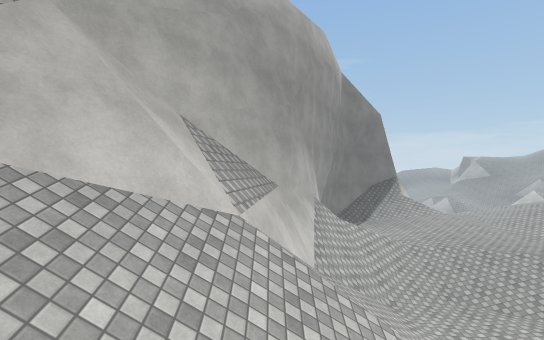
[1] (above)

13 first-person views from a walk through a scene from a Unity 3-D project. The camera is 1.2 m above the floor, looks level and sees 85° across. The floor is counted in squares, 2 m on a side. Each view is taken from the middle of a square. On the plan, view 1 faces up. The plan holds only what a view shows up to about 9 squares ahead; the rest is blank. The place goes on beyond the plan. Surface patterns are stand-ins for the level's own textures.

[2]
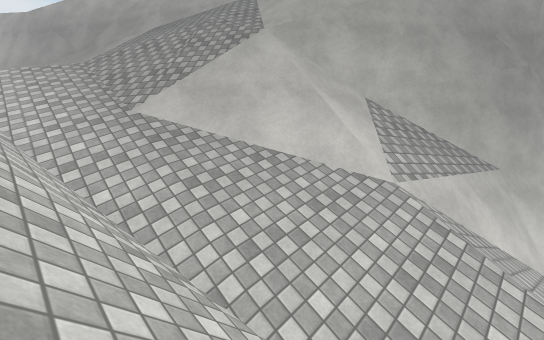

[3]
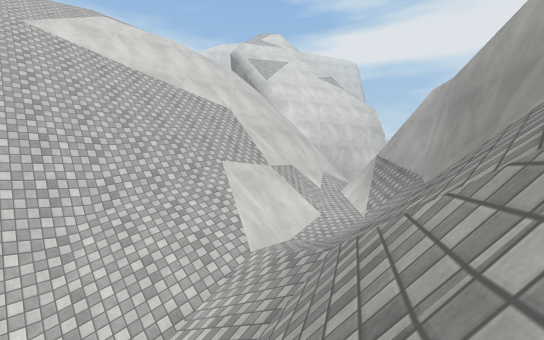

[4]
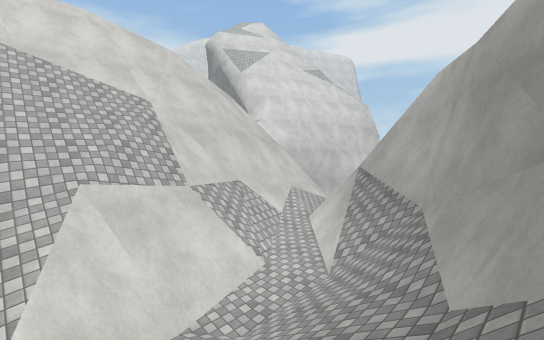

[5]
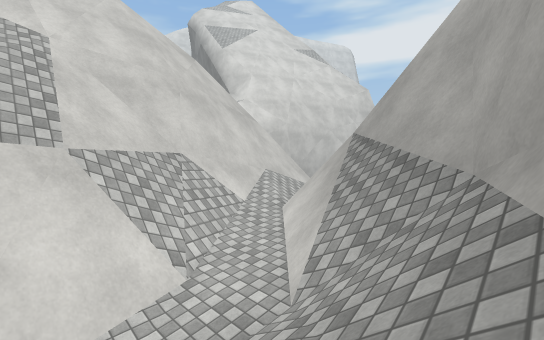

[6]
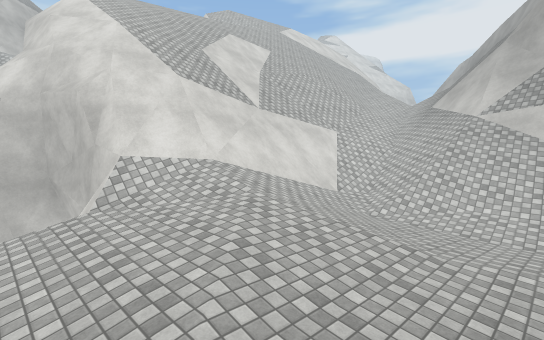

[7]
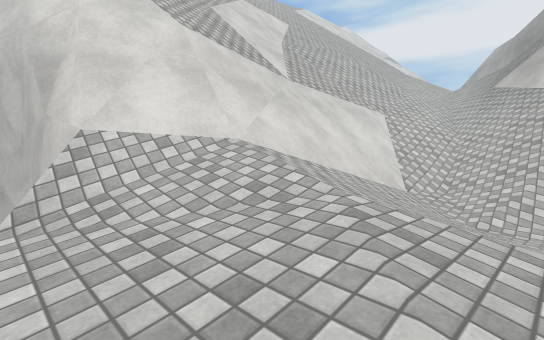

[8]
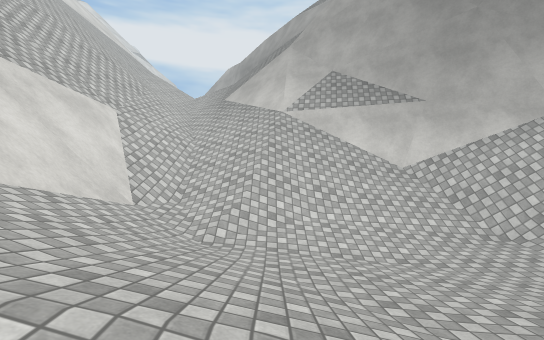

[9]
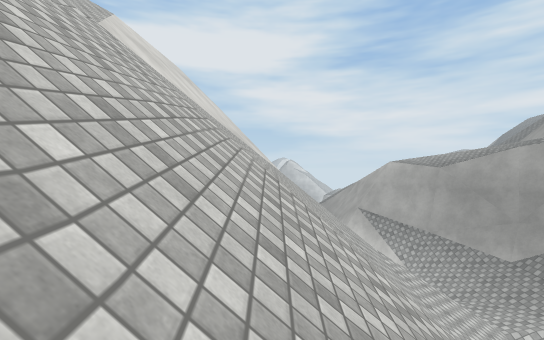

[10]
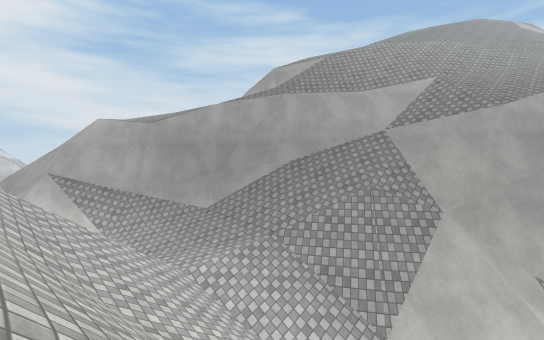

[11]
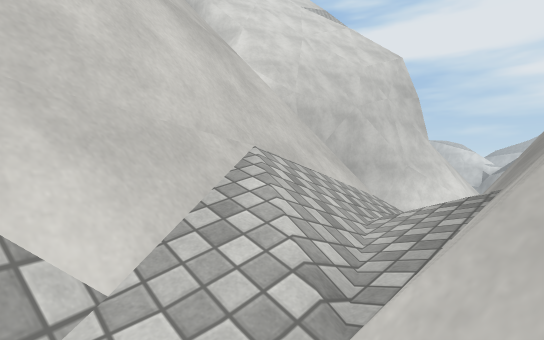

[12]
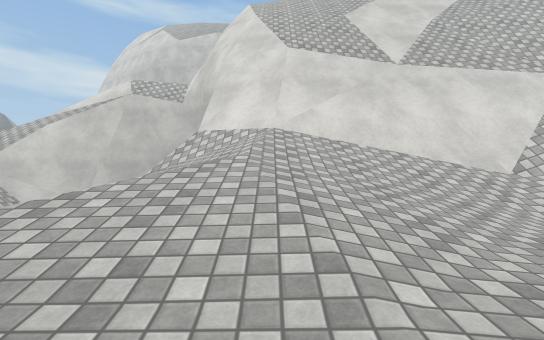

[13]
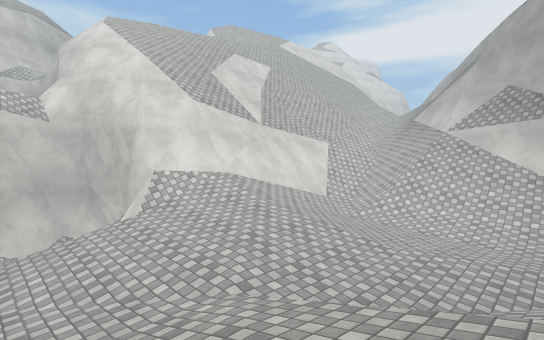

### Floor plan
Key: @ floor where view 1 was taken; # wall or solid block; x gap in a wall; . main floor; : floor 0.75 m higher than the main floor; + floor 1.5 m higher than the main floor; * floor 3.25 m higher than the main floor; % floor 4 m higher than the main floor; & floor 8 m higher than the main floor; / step, stairs or slope; = window, fence, low wall or low ledge; v drop or lower ground.
Columns run from 17 left of view 1 to 10 right of it. Each row starts with its distance up from view 1.
  9                   #///++++
  8                  ##/////++
  7                  #*//////
  6                  #//...///++
  5            #######//....//:
  4           ##//###%///......
  3          ##////##////./:::..
  2        ###//////////////+:/.
  1       ##////////////=////:/.
  0      ##///&//////@/#####/#//
 -1      #=/&&=/////////vvv###
 -2      #//v##/////////#///#//#
 -3      =#/x//////////##///####
 -4    ######/////////#v////v#//
 -5    vvvv##/////////     /v#/
 -6     /vvv###//////       v
 -7 #     //vvv##///
 -8 #        //v///
 -9 #

Positions as (right, up) in squares from view 1, and headings:
1: (0, 0), facing up
2: (1, 0), facing up-left
3: (-3, 3), facing down-left
4: (-6, 2), facing down-left
5: (-8, 1), facing down-left
6: (9, 5), facing down-left
7: (8, 3), facing down-left
8: (7, 3), facing left
9: (0, -5), facing left
10: (-1, -3), facing up-left
11: (-11, -2), facing down-left
12: (6, 5), facing down
13: (10, 6), facing down-left
